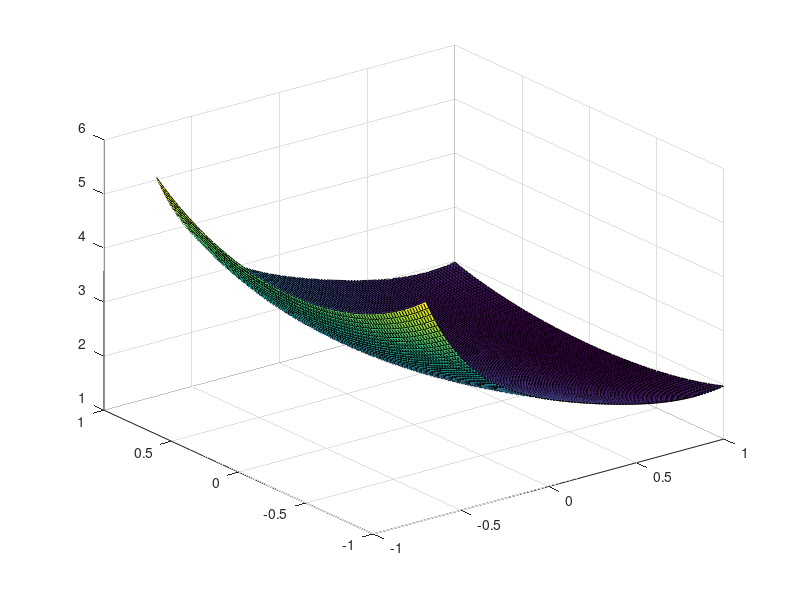

This chart was generated by the following MATLAB code: (Note: this script raises an error after producing the figure.)
%% preparation

f = @(x, y, t) exp(-x .^ 2 * cos(2 * t) ^ 2 - y .^ 2 * sin(t) ^ 2) +...
    exp((x - 0.5) .^ 2 * cos(t + 0.4) ^ 2 + y .^ 2 * sin(1.3 * t - 0.4) ^ 2);
N = 100;
x = linspace(-0.7, 1, N);
y = linspace(-1, 1, N);
[X, Y] = meshgrid(x, y);

%% surfing

nFrames = 100;
t = linspace(pi, 3 * pi / 2, nFrames);
mov(1:nFrames) = struct('cdata', [], 'colormap', []);

for i = 1:nFrames 
    Z = f(X, Y, t(i));
    Zu = [Z(2:end, :); NaN(1, N)];
    Zd = [NaN(1, N); Z(1 : end - 1, :)];
    Zr = [NaN(N, 1) Z(:, 1 : end - 1)];
    Zl = [Z(: , 2:end) NaN(N, 1)];
    mins = Z <= Zu & Z <= Zd & Z <= Zr & Z <= Zl;
    maxs = Z >= Zu & Z >= Zd & Z >= Zr & Z >= Zl;
    s = surf(X, Y, Z);
    s.EdgeColor = 'none';
    hold on;
    scatter3(X(mins), Y(mins), Z(mins), 50, 'm', '*');
    scatter3(X(maxs), Y(maxs), Z(maxs), 50, 'k', '*');
    hold off;
    % xlabel('x');
    % ylabel('y');
    % legend('z = f(x, y | t)', 'loc min', 'loc max');
    title('surface evolution');
    axis([-1 1 -0.5 0.5 1 2.5]);
    mov(i) = getframe();
end

%% playing

movie(mov);

%% projections

t_fix = t(38);
level = 1.794;
contour(X, Y, Z, [1, level]);

%% save to .mat

save('surfing.mat', 'mov');

%% save to .avi

v = VideoWriter('surfing.avi');
open(v);
writeVideo(v, mov);
close(v);
